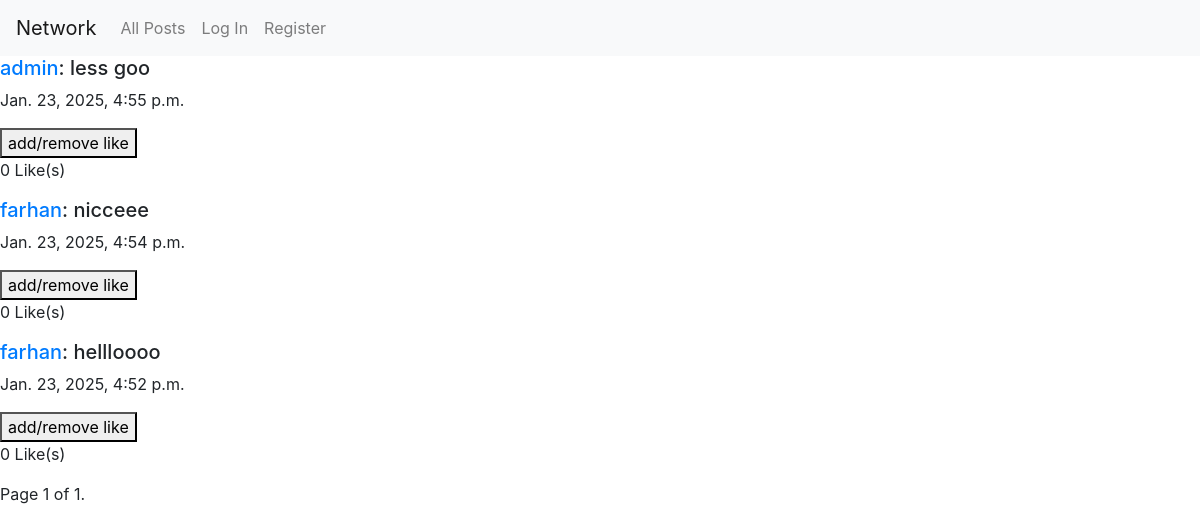
/, run on an earlier commit of the app's database.
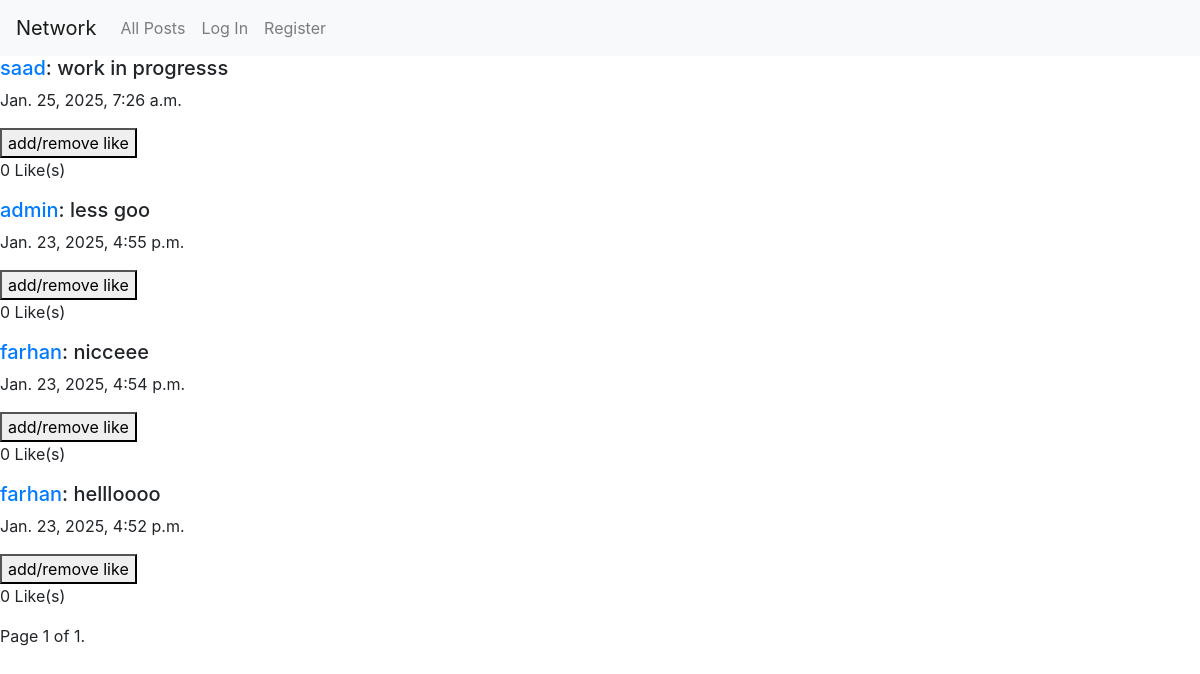
And on a later commit of the database.
### network/models.py (models this page shows, shortened)
class Post(models.Model):
    creator = models.ForeignKey(User, on_delete=models.CASCADE, related_name="posts")
    postContent = models.CharField(max_length=1000, blank=False)
    created_at = models.DateTimeField(auto_now_add=True)
    liked_by = models.ManyToManyField(User, related_name="liked_posts", blank=True)

class User(AbstractUser):
    followers = models.ManyToManyField('self', related_name='following', symmetrical=False, blank=True)

### network/views.py (the view)
# urls.py: path("", views.index, name="index"),
def index(request):
    posts_list = Post.objects.all().order_by('-created_at')
    paginator = Paginator(posts_list, 10)
    page_number = request.GET.get('page')
    page_obj = paginator.get_page(page_number)
    return render(request, "network/index.html", {"form": PostForm(), "page_obj":page_obj})

### network/templates/network/index.html (shortened to what this page needs)
{% extends "network/layout.html" %}
{% block body %}
{% include 'network/posts.html' %}
{% endblock %}

### network/templates/network/posts.html (shortened to what this page needs)
{% for post in page_obj %}
<div class="post">
    <h5><a href="{% url 'userProfile' post.creator.username %}">{{post.creator}}</a>: {{post.postContent}}</h5>
    <p>{{post.created_at}}</p>
    <button>add/remove like</button>
    <p>{{post.liked_by.count}} Like(s)</p>
</div>
{% empty %}
<div>No Posts.</div>
{% endfor %}
<div class="pagination">
    <span class="step-links">
        <span class="current">
            Page {{ page_obj.number }} of {{ page_obj.paginator.num_pages }}.
        </span>
    </span>
</div>

What changed in the data, as far as the page shows it:
added Post: creator "saad", postContent "work in progresss", created_at "Jan. 25, 2025, 7:26 a.m.", liked_by.count "0"
